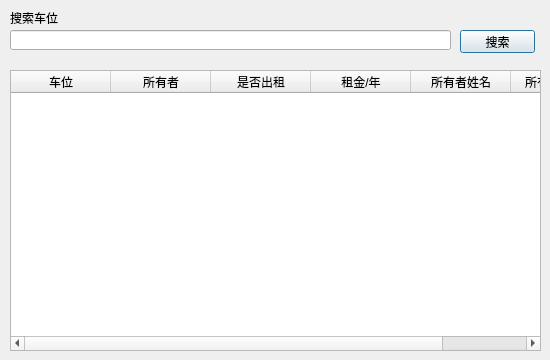
<?xml version="1.0" encoding="UTF-8"?>
<ui version="4.0">
 <class>FindCarDialog</class>
 <widget class="QDialog" name="FindCarDialog">
  <property name="geometry">
   <rect>
    <x>0</x>
    <y>0</y>
    <width>550</width>
    <height>360</height>
   </rect>
  </property>
  <property name="windowTitle">
   <string>查询车位</string>
  </property>
  <widget class="QTableWidget" name="tableCar">
   <property name="geometry">
    <rect>
     <x>10</x>
     <y>70</y>
     <width>531</width>
     <height>281</height>
    </rect>
   </property>
   <column>
    <property name="text">
     <string>车位</string>
    </property>
   </column>
   <column>
    <property name="text">
     <string>所有者</string>
    </property>
   </column>
   <column>
    <property name="text">
     <string>是否出租</string>
    </property>
   </column>
   <column>
    <property name="text">
     <string>租金/年</string>
    </property>
   </column>
   <column>
    <property name="text">
     <string>所有者姓名</string>
    </property>
   </column>
   <column>
    <property name="text">
     <string>所有者车牌号</string>
    </property>
   </column>
  </widget>
  <widget class="QLabel" name="txtCar">
   <property name="geometry">
    <rect>
     <x>10</x>
     <y>10</y>
     <width>71</width>
     <height>16</height>
    </rect>
   </property>
   <property name="text">
    <string>搜索车位</string>
   </property>
  </widget>
  <widget class="QLineEdit" name="edtCar">
   <property name="geometry">
    <rect>
     <x>10</x>
     <y>30</y>
     <width>441</width>
     <height>20</height>
    </rect>
   </property>
  </widget>
  <widget class="QPushButton" name="btnSearch">
   <property name="geometry">
    <rect>
     <x>460</x>
     <y>30</y>
     <width>75</width>
     <height>23</height>
    </rect>
   </property>
   <property name="text">
    <string>搜索</string>
   </property>
  </widget>
 </widget>
 <resources/>
 <connections>
  <connection>
   <sender>btnSearch</sender>
   <signal>clicked()</signal>
   <receiver>FindCarDialog</receiver>
   <slot>search()</slot>
   <hints>
    <hint type="sourcelabel">
     <x>1007</x>
     <y>321</y>
    </hint>
    <hint type="destinationlabel">
     <x>224</x>
     <y>179</y>
    </hint>
   </hints>
  </connection>
 </connections>
 <slots>
  <slot>search()</slot>
 </slots>
</ui>
